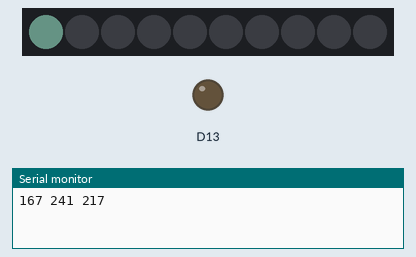
Bench run of a sketch on a simulated Adafruit Circuit Playground Express. On the bench: 10 RGB LEDs in strip order, left to right, output pins drawn as LEDs (lit = HIGH), the last lines printed to the serial monitor. Dim RGB values are drawn brighter than linear; random numbers use the default seed unless the sketch sets one.

Above: at 1.1 s.
At 2.1 s:
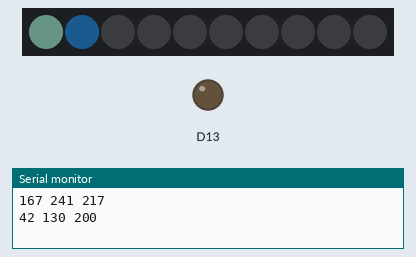
At 3.1 s:
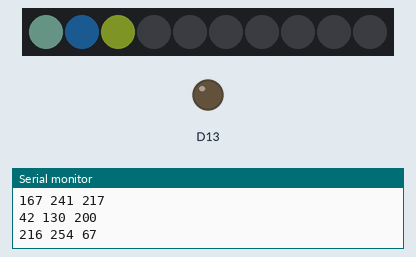
At 5.1 s:
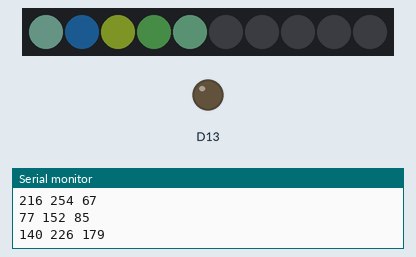
At 7.1 s:
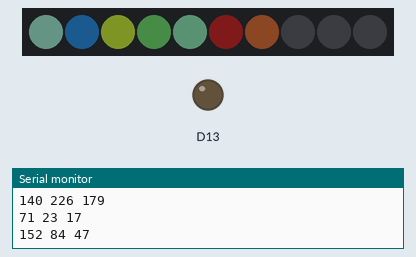
At 10.1 s:
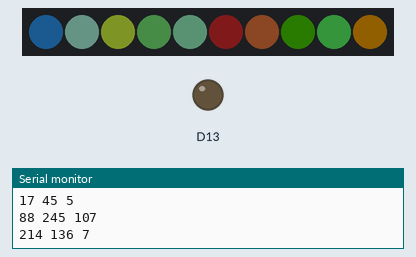

The sketch:

sort.ino
```cpp
#include <Adafruit_CircuitPlayground.h>

struct rgb {
  int r;
  int g;
  int b;
};

int pixel[] = {0,0,0,0,0,0,0,0,0,0};
rgb colors[10];
int pixels = 10;
int upper = 255;
int lower = 0;

void showChoices(rgb colorValues) {
  Serial.print(colorValues.r); Serial.print(' ');
  Serial.print(colorValues.g); Serial.print(' ');
  Serial.println(colorValues.b);
}

void setup() {
  CircuitPlayground.begin();
  Serial.begin(9600);
  for (int led = 0; led<pixels; led++) {
    rgb pixelColor;
    pixelColor.r = (rand() % (upper - lower + 1)) + lower;
    pixelColor.g = (rand() % (upper - lower + 1)) + lower;
    pixelColor.b = (rand() % (upper - lower + 1)) + lower;
    colors[led] = pixelColor;
    delay(1000);
    showChoices(pixelColor);
    CircuitPlayground.setPixelColor(led, pixelColor.r, pixelColor.g, pixelColor.b);
  }
}

void loop() {
  // put your main code here, to run repeatedly:
  rgb temp;
  for (int i=1; i<pixels; i++) {
    if (colors[i].r < colors[i-1].r) {
      temp = colors[i-1];
      colors[i-1] = colors[i];
      colors[i] = temp;
      CircuitPlayground.setPixelColor(i-1, colors[i-1].r, colors[i-1].g, colors[i-1].b);
      CircuitPlayground.setPixelColor(i,   colors[i].r,   colors[i].g,   colors[i].b);
    delay(500);
    }
  }
}
```

Measured:
- what the display in image 0 shows lasts 1.0 s, from 1.0 s to 2.0 s
